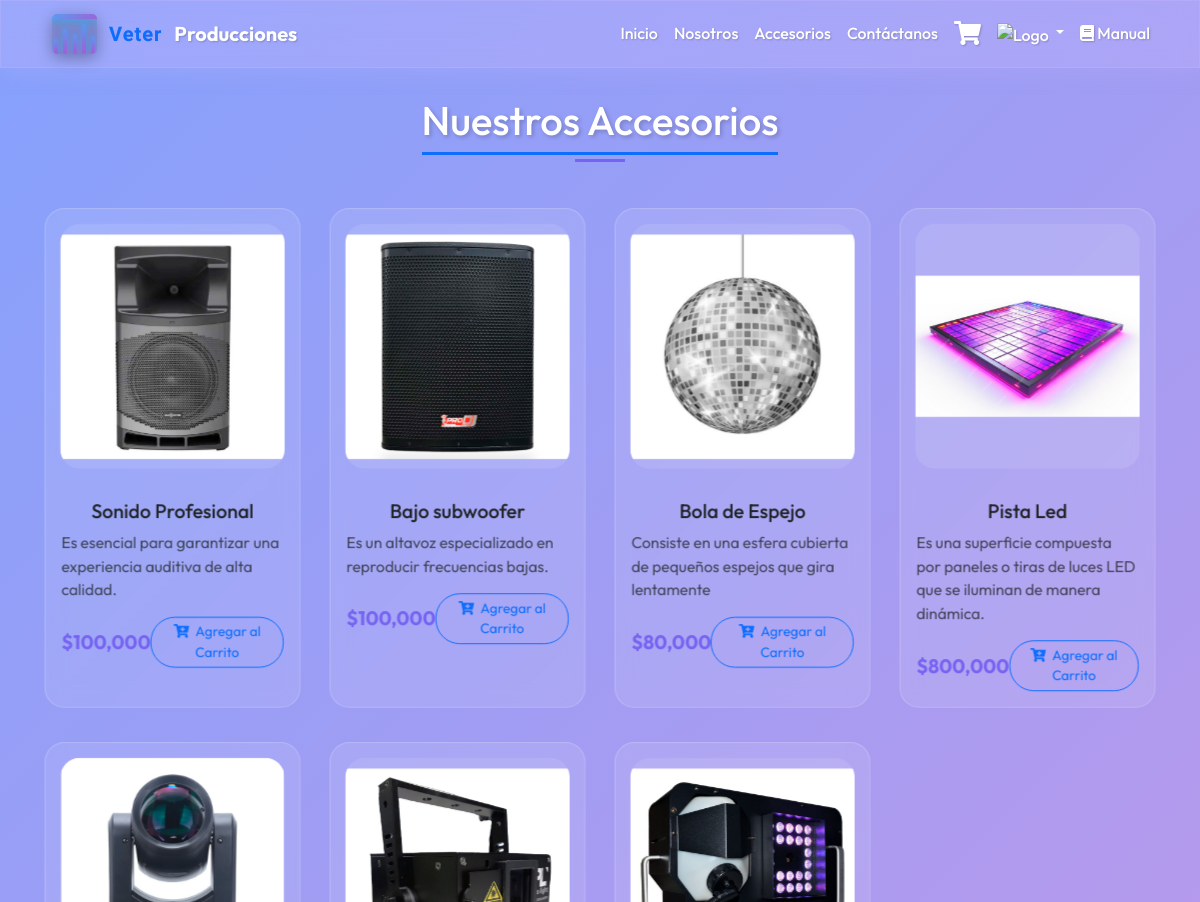
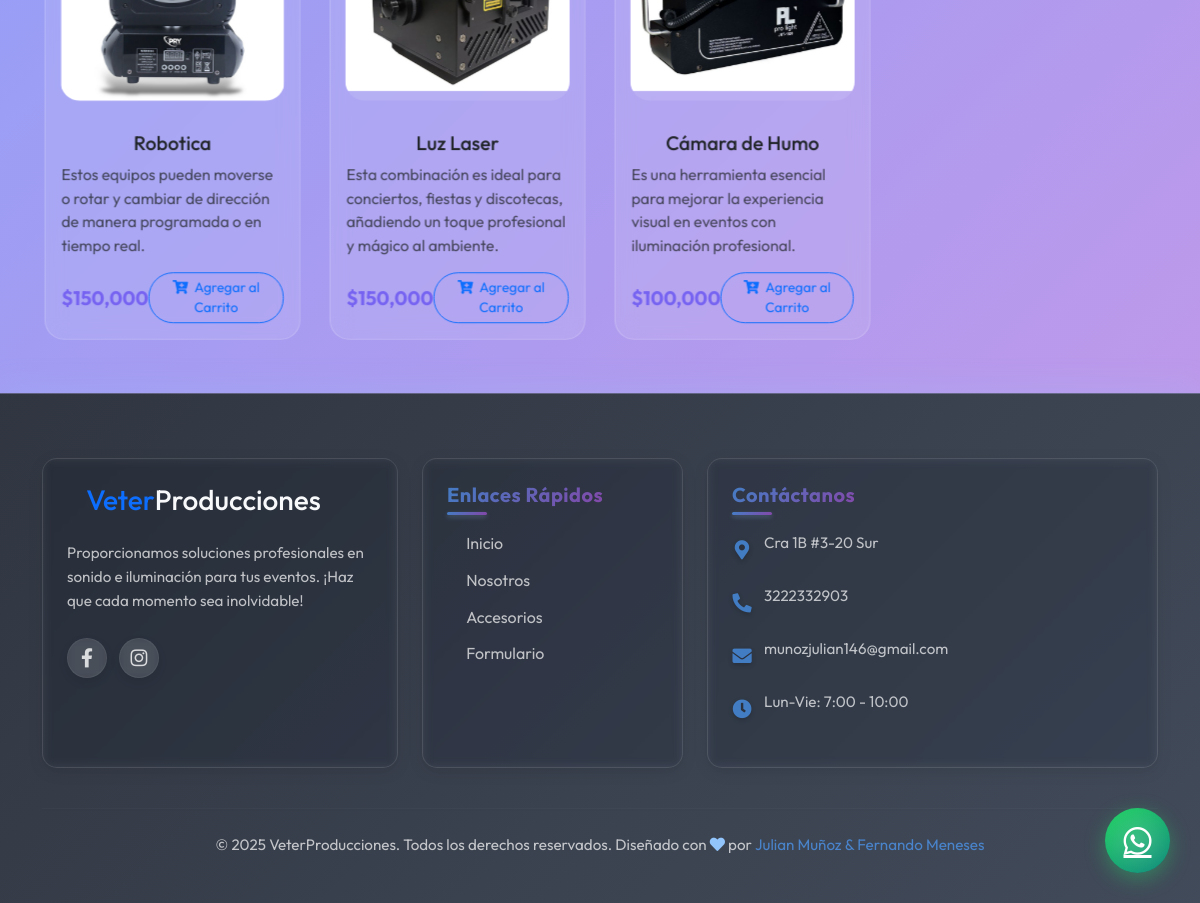
Screenshot of /catalogo/ with the database file from the repository (2 pictures, top to bottom).
### web/models.py (models this page shows, shortened)
class Catalogo(models.Model):  # Nombre del modelo en PascalCase
    nombre = models.CharField(max_length=200)
    description = models.TextField()
    precio = models.DecimalField(max_digits=10, decimal_places=2)
    foto = models.ImageField(upload_to='catalogo/')
    disponible = models.BooleanField(default=True)
    fecha_creacion = models.DateTimeField(auto_now_add=True)
    class Meta:
        ordering = ['-fecha_creacion']
        verbose_name = 'Producto del Catálogo'
        verbose_name_plural = 'Productos del Catálogo'

### web/views.py (the view)
# urls.py: path('catalogo/', views.catalogo_view, name='catalogo'),
def catalogo_view(request):
    catalogos = Catalogo.objects.filter(disponible=True)
    return render(request, 'catalogo.html', {
        'catalogos': catalogos
    })

### web/templates/catalogo.html (shortened to what this page needs)
{% extends 'base.html' %}
{% load static %}
{% load humanize %}
{% block content %}
<link rel="stylesheet" href="{% static 'catalogo.css' %}">
<link rel="stylesheet" href="https://unpkg.com/aos@2.3.1/dist/aos.css">
<div class="container-fluid py-5" style="background: linear-gradient(135deg, #5d82fbc0, #a877e3c0);">
    <div class="container">
        <h1 class="text-center mb-5 position-relative" data-aos="fade-down">
            <span class="border-bottom border-3 border-primary pb-2">Nuestros Accesorios</span>
        </h1>
        <div class="row g-4">
            {% for catalogo_item in catalogos %}
            <div class="col-lg-3 col-md-4 col-sm-6" data-aos="fade-up" data-aos-delay="{{ forloop.counter0|add:1|stringformat:'d00' }}">
                <div class="card product-card h-100 border-0 transform-hover">
                    <div class="card-img-wrapper">
                    </div>
                    <div class="card-body glass-effect">
                        <h5 class="card-title text-center">{{ catalogo_item.nombre }}</h5>
                        <p class="card-text text-muted">{{ catalogo_item.description }}</p>
                        <div class="d-flex justify-content-between align-items-center mt-3">
                            <span class="price-tag">${{ catalogo_item.precio|floatformat:0|intcomma }}</span>
                            <button class="btn btn-outline-primary btn-sm add-to-cart"
                                    onclick="agregarAlCarrito('{{ catalogo_item.id }}')">
                                <i class="fas fa-cart-plus me-1"></i>
                                Agregar al Carrito
                            </button>
                        </div>
                    </div>
                </div>
            </div>
            {% endfor %}
        </div>
    </div>
</div>
{% endblock %}

### web/static/principal.css (style rules this page uses)
:root { --primary-color: #93c5fd; --secondary-color: #c4b5fd; --accent-color: #ddd6fe; --dj-primary: #4e9effb1; --dj-secondary: #ac51daae; --dj-accent: #9f28caba; --text-dark: #1a365d; --text-light: #ffffff; --background-glass: rgba(255, 255, 255, 0.85); --border-glass: rgba(196, 181, 253, 0.3); --nav-bg: rgba(147, 197, 253, 0.25); --nav-bg-hover: rgba(196, 181, 253, 0.35); }
* { font-family: 'Outfit', sans-serif; scroll-behavior: smooth; box-sizing: border-box; margin: 0; padding: 0; }
.card { transition: all 0.3s ease-in-out; transform: scale(0.98); }

### web/static/catalogo.css (style rules this page uses)
:root { --primary: #52525252; --accent: #7663f1; --gradient-1: #5d82fbc0; --gradient-2: #a877e3c0; --glass-effect: rgba(255, 255, 255, 0.1); --shadow-color: rgba(0, 0, 0, 0.2); --transition-smooth: all 0.5s cubic-bezier(0.4, 0, 0.2, 1); --transition-bounce: all 0.6s cubic-bezier(0.68, -0.55, 0.265, 1.55); --card-border: 1px solid rgba(255, 255, 255, 0.2); --card-radius: 20px; }
.container-fluid { padding-top: 6rem !important; background: linear-gradient(135deg, var(--gradient-1), var(--gradient-2)); min-height: 100vh; }
h1 span { display: inline-block; position: relative; color: white; text-shadow: 2px 2px 4px rgba(0,0,0,0.2); }
h1 span::after { content: ''; position: absolute; bottom: -10px; left: 50%; transform: translateX(-50%); width: 50px; height: 3px; background-color: var(--accent); transition: var(--transition-smooth); }
.product-card { background: var(--glass-effect); backdrop-filter: blur(10px); border: var(--card-border) !important; border-radius: var(--card-radius) !important; transform-style: preserve-3d; perspective: 1000px; transition: var(--transition-bounce); }
.card-img-wrapper { position: relative; overflow: hidden; padding: 15px; border-radius: var(--card-radius); }
.btn-primary, .btn-outline-primary { transition: var(--transition-bounce); border-radius: 25px; overflow: hidden; position: relative; }
.price-tag { font-size: 1.25rem; font-weight: bold; color: var(--accent); }

### rows the page displays
Catalogo: nombre "Sonido Profesional", description "Es esencial para garantizar una experiencia auditiva de alta calidad.", precio "100,000"
Catalogo: nombre "Bajo subwoofer", description "Es un altavoz especializado en reproducir frecuencias bajas.", precio "100,000"
Catalogo: nombre "Bola de Espejo", description "Consiste en una esfera cubierta de pequeños espejos que gira lentamente", precio "80,000"
Catalogo: nombre "Pista Led", description "Es una superficie compuesta por paneles o tiras de luces LED que se iluminan de manera dinámica.", precio "800,000"
Catalogo: nombre "Robotica", description "Estos equipos pueden moverse o rotar y cambiar de dirección de manera programada o en tiempo real.", precio "150,000"
Catalogo: nombre "Luz Laser", description "Esta combinación es ideal para conciertos, fiestas y discotecas, añadiendo un toque profesional y mágico al ambiente.", precio "150,000"
Catalogo: nombre "Cámara de Humo", description "Es una herramienta esencial para mejorar la experiencia visual en eventos con iluminación profesional.", precio "100,000"
